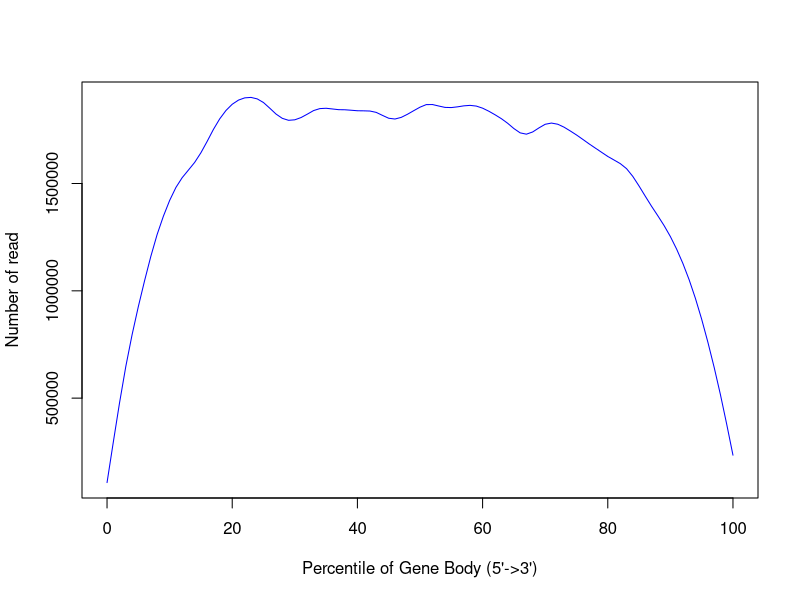

R code for this plot:
png('/rds/user/is460/hpc-work/muscle-rnaseq/ezbamqc/output/figs/srpk3_hom_ttnb_het_1.geneBodyCoverage.png',width=500,height=500,units='px')
x=c(0,1,2,3,4,5,6,7,8,9,10,11,12,13,14,15,16,17,18,19,20,21,22,23,24,25,26,27,28,29,30,31,32,33,34,35,36,37,38,39,40,41,42,43,44,45,46,47,48,49,50,51,52,53,54,55,56,57,58,59,60,61,62,63,64,65,66,67,68,69,70,71,72,73,74,75,76,77,78,79,80,81,82,83,84,85,86,87,88,89,90,91,92,93,94,95,96,97,98,99,100)
y=c(102158,281171,482480,673640,798365,914708,1030517,1173991,1269610,1343527,1408026,1498012,1547651,1544536,1583870,1647468,1678777,1764329,1814502,1830877,1875491,1888145,1888679,1913300,1887704,1889185,1857719,1813461,1792754,1794138,1796735,1805728,1813510,1852390,1857563,1857766,1833520,1835011,1857743,1840650,1830618,1833614,1841037,1851307,1820485,1788872,1786363,1814572,1826536,1832895,1850519,1883010,1885404,1846428,1844398,1855049,1852715,1865617,1865434,1866534,1851071,1834404,1815320,1805079,1787101,1774594,1713059,1711819,1741889,1758516,1786404,1796030,1773781,1756618,1741580,1730976,1705674,1678719,1668047,1649778,1625296,1586234,1604720,1584059,1536938,1481602,1439860,1381979,1348508,1311642,1252256,1193101,1128981,1050507,967672,869928,754197,643566,522441,385254,222604)
smoothsp = smooth.spline(x,y,spar=0.35)
plot(smoothsp,type="l",col="blue",xlab="Percentile of Gene Body (5'->3')",ylab="Number of read",xlim=c(0,100))
dev.state = dev.off()
